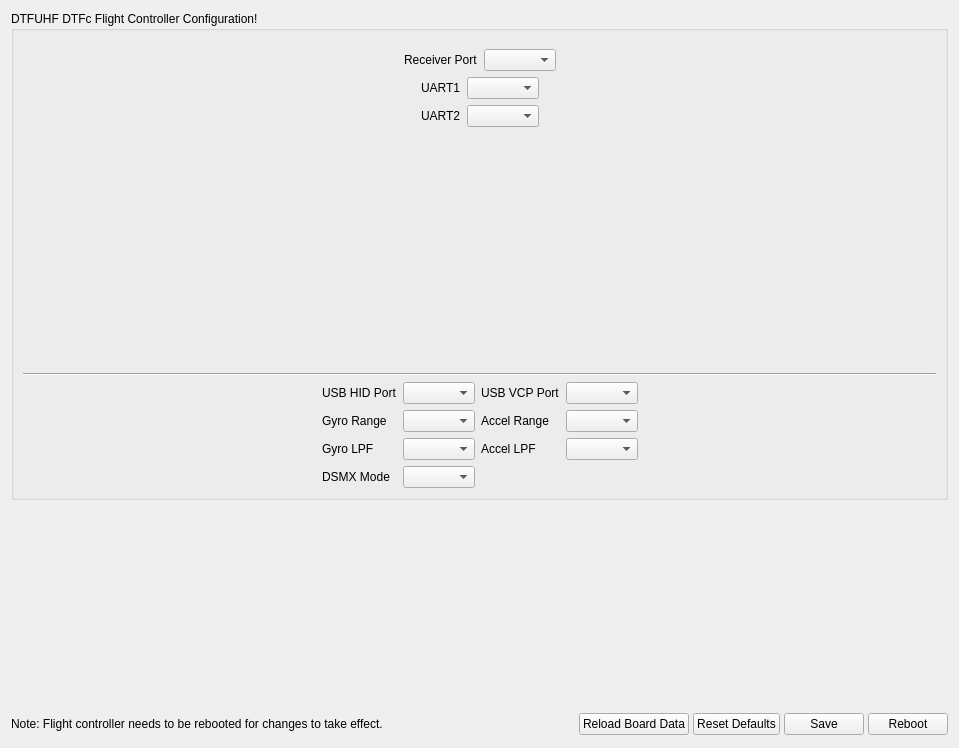
<?xml version="1.0" encoding="UTF-8"?>
<ui version="4.0">
 <class>DtfcConfiguration</class>
 <widget class="QWidget" name="DtfcConfiguration">
  <property name="geometry">
   <rect>
    <x>0</x>
    <y>0</y>
    <width>959</width>
    <height>748</height>
   </rect>
  </property>
  <property name="sizePolicy">
   <sizepolicy hsizetype="Expanding" vsizetype="Expanding">
    <horstretch>0</horstretch>
    <verstretch>0</verstretch>
   </sizepolicy>
  </property>
  <property name="windowTitle">
   <string>Form</string>
  </property>
  <layout class="QVBoxLayout" name="verticalLayout_2">
   <item>
    <widget class="QGroupBox" name="groupBox_2">
     <property name="title">
      <string>DTFUHF DTFc Flight Controller Configuration!</string>
     </property>
     <layout class="QVBoxLayout" name="verticalLayout">
      <item>
       <layout class="QHBoxLayout" name="horizontalLayout_3">
        <item>
         <spacer name="horizontalSpacer_5">
          <property name="orientation">
           <enum>Qt::Horizontal</enum>
          </property>
          <property name="sizeHint" stdset="0">
           <size>
            <width>40</width>
            <height>20</height>
           </size>
          </property>
         </spacer>
        </item>
        <item>
         <widget class="QFrame" name="frame">
          <property name="sizePolicy">
           <sizepolicy hsizetype="Fixed" vsizetype="Fixed">
            <horstretch>0</horstretch>
            <verstretch>0</verstretch>
           </sizepolicy>
          </property>
          <property name="minimumSize">
           <size>
            <width>770</width>
            <height>0</height>
           </size>
          </property>
          <property name="frameShape">
           <enum>QFrame::NoFrame</enum>
          </property>
          <property name="frameShadow">
           <enum>QFrame::Plain</enum>
          </property>
          <property name="lineWidth">
           <number>0</number>
          </property>
          <layout class="QHBoxLayout" name="horizontalLayout_7">
           <item>
            <layout class="QHBoxLayout" name="horizontalLayout">
             <property name="sizeConstraint">
              <enum>QLayout::SetFixedSize</enum>
             </property>
             <item>
              <layout class="QVBoxLayout" name="verticalLayout_3">
               <item>
                <layout class="QHBoxLayout" name="horizontalLayout_4">
                 <item>
                  <spacer name="horizontalSpacer_7">
                   <property name="orientation">
                    <enum>Qt::Horizontal</enum>
                   </property>
                   <property name="sizeHint" stdset="0">
                    <size>
                     <width>20</width>
                     <height>20</height>
                    </size>
                   </property>
                  </spacer>
                 </item>
                 <item>
                  <widget class="QLabel" name="lblRcvrPort">
                   <property name="text">
                    <string>Receiver Port</string>
                   </property>
                  </widget>
                 </item>
                 <item>
                  <widget class="QComboBox" name="cmbRcvrPort">
                   <property name="objrelation" stdset="0">
                    <stringlist notr="true">
                     <string>objname:HwDtfc</string>
                     <string>fieldname:RcvrPort</string>
                     <string>buttongroup:1</string>
                    </stringlist>
                   </property>
                  </widget>
                 </item>
                 <item>
                  <spacer name="horizontalSpacer_2">
                   <property name="orientation">
                    <enum>Qt::Horizontal</enum>
                   </property>
                   <property name="sizeHint" stdset="0">
                    <size>
                     <width>40</width>
                     <height>20</height>
                    </size>
                   </property>
                  </spacer>
                 </item>
                </layout>
               </item>
               <item>
                <layout class="QHBoxLayout" name="horizontalLayout_5">
                 <item>
                  <spacer name="horizontalSpacer_12">
                   <property name="orientation">
                    <enum>Qt::Horizontal</enum>
                   </property>
                   <property name="sizeHint" stdset="0">
                    <size>
                     <width>40</width>
                     <height>20</height>
                    </size>
                   </property>
                  </spacer>
                 </item>
                 <item>
                  <widget class="QLabel" name="lblUART1">
                   <property name="text">
                    <string>UART1</string>
                   </property>
                  </widget>
                 </item>
                 <item>
                  <widget class="QComboBox" name="cmbUART2">
                   <property name="objrelation" stdset="0">
                    <stringlist notr="true">
                     <string>objname:HwDtfc</string>
                     <string>fieldname:Uart1</string>
                     <string>buttongroup:1</string>
                    </stringlist>
                   </property>
                  </widget>
                 </item>
                 <item>
                  <spacer name="horizontalSpacer">
                   <property name="orientation">
                    <enum>Qt::Horizontal</enum>
                   </property>
                   <property name="sizeHint" stdset="0">
                    <size>
                     <width>40</width>
                     <height>20</height>
                    </size>
                   </property>
                  </spacer>
                 </item>
                </layout>
               </item>
               <item>
                <layout class="QHBoxLayout" name="horizontalLayout_9">
                 <item>
                  <spacer name="horizontalSpacer_14">
                   <property name="orientation">
                    <enum>Qt::Horizontal</enum>
                   </property>
                   <property name="sizeHint" stdset="0">
                    <size>
                     <width>40</width>
                     <height>20</height>
                    </size>
                   </property>
                  </spacer>
                 </item>
                 <item>
                  <widget class="QLabel" name="lblUART2">
                   <property name="text">
                    <string>UART2</string>
                   </property>
                  </widget>
                 </item>
                 <item>
                  <widget class="QComboBox" name="cmbUART3">
                   <property name="objrelation" stdset="0">
                    <stringlist notr="true">
                     <string>objname:HwDtfc</string>
                     <string>fieldname:Uart2</string>
                     <string>buttongroup:1</string>
                    </stringlist>
                   </property>
                  </widget>
                 </item>
                 <item>
                  <spacer name="horizontalSpacer_13">
                   <property name="orientation">
                    <enum>Qt::Horizontal</enum>
                   </property>
                   <property name="sizeHint" stdset="0">
                    <size>
                     <width>40</width>
                     <height>20</height>
                    </size>
                   </property>
                  </spacer>
                 </item>
                </layout>
               </item>
               <item>
                <layout class="QHBoxLayout" name="horizontalLayout_10">
                 <item>
                  <spacer name="horizontalSpacer_10">
                   <property name="orientation">
                    <enum>Qt::Horizontal</enum>
                   </property>
                   <property name="sizeHint" stdset="0">
                    <size>
                     <width>40</width>
                     <height>20</height>
                    </size>
                   </property>
                  </spacer>
                 </item>
                 <item>
                  <widget class="QLabel" name="imgLabel">
                   <property name="sizePolicy">
                    <sizepolicy hsizetype="Fixed" vsizetype="Fixed">
                     <horstretch>0</horstretch>
                     <verstretch>0</verstretch>
                    </sizepolicy>
                   </property>
                   <property name="minimumSize">
                    <size>
                     <width>300</width>
                     <height>225</height>
                    </size>
                   </property>
                   <property name="maximumSize">
                    <size>
                     <width>300</width>
                     <height>225</height>
                    </size>
                   </property>
                   <property name="text">
                    <string/>
                   </property>
                   <property name="pixmap">
                    <pixmap resource="dtfuhf.qrc">:/dtf/images/dtfc.png</pixmap>
                   </property>
                   <property name="scaledContents">
                    <bool>true</bool>
                   </property>
                   <property name="alignment">
                    <set>Qt::AlignCenter</set>
                   </property>
                  </widget>
                 </item>
                 <item>
                  <spacer name="horizontalSpacer_11">
                   <property name="orientation">
                    <enum>Qt::Horizontal</enum>
                   </property>
                   <property name="sizeHint" stdset="0">
                    <size>
                     <width>40</width>
                     <height>20</height>
                    </size>
                   </property>
                  </spacer>
                 </item>
                </layout>
               </item>
              </layout>
             </item>
            </layout>
           </item>
          </layout>
         </widget>
        </item>
        <item>
         <spacer name="horizontalSpacer_3">
          <property name="orientation">
           <enum>Qt::Horizontal</enum>
          </property>
          <property name="sizeHint" stdset="0">
           <size>
            <width>40</width>
            <height>20</height>
           </size>
          </property>
         </spacer>
        </item>
       </layout>
      </item>
      <item>
       <widget class="Line" name="line">
        <property name="orientation">
         <enum>Qt::Horizontal</enum>
        </property>
       </widget>
      </item>
      <item>
       <layout class="QHBoxLayout" name="horizontalLayout_6">
        <item>
         <spacer name="horizontalSpacer_6">
          <property name="orientation">
           <enum>Qt::Horizontal</enum>
          </property>
          <property name="sizeHint" stdset="0">
           <size>
            <width>40</width>
            <height>20</height>
           </size>
          </property>
         </spacer>
        </item>
        <item>
         <layout class="QGridLayout" name="gridLayout_2" columnstretch="0,0,0,0">
          <item row="1" column="0">
           <widget class="QLabel" name="label_6">
            <property name="text">
             <string>USB HID Port</string>
            </property>
           </widget>
          </item>
          <item row="6" column="3">
           <widget class="QComboBox" name="cmbAccelLpf">
            <property name="toolTip">
             <string>&lt;html&gt;&lt;head/&gt;&lt;body&gt;&lt;p&gt;Low-pass filter (LPF) cutoff frequency for the accelerometer signals. Generally, the cutoff frequency should be as high as possible. Lowering the cutoff helps reducing noise caused by motor vibrations, but it can possibly decrease the responsiveness of the UAV. &lt;/p&gt;&lt;/body&gt;&lt;/html&gt;</string>
            </property>
            <property name="objrelation" stdset="0">
             <stringlist notr="true">
              <string>objname:HwDtfc</string>
              <string>fieldname:ICM20608G_AccelLPF</string>
              <string>buttongroup:1</string>
             </stringlist>
            </property>
           </widget>
          </item>
          <item row="6" column="0">
           <widget class="QLabel" name="label_15">
            <property name="text">
             <string>Gyro LPF</string>
            </property>
           </widget>
          </item>
          <item row="3" column="3">
           <widget class="QComboBox" name="cmbAccelRange">
            <property name="objrelation" stdset="0">
             <stringlist notr="true">
              <string>objname:HwDtfc</string>
              <string>fieldname:AccelRange</string>
              <string>buttongroup:1</string>
             </stringlist>
            </property>
           </widget>
          </item>
          <item row="1" column="2">
           <widget class="QLabel" name="label_7">
            <property name="text">
             <string>USB VCP Port</string>
            </property>
           </widget>
          </item>
          <item row="3" column="0">
           <widget class="QLabel" name="label_10">
            <property name="text">
             <string>Gyro Range</string>
            </property>
           </widget>
          </item>
          <item row="7" column="0">
           <widget class="QLabel" name="label_12">
            <property name="text">
             <string>DSMX Mode</string>
            </property>
           </widget>
          </item>
          <item row="6" column="1">
           <widget class="QComboBox" name="cmbGyroLpf">
            <property name="toolTip">
             <string>&lt;html&gt;&lt;head/&gt;&lt;body&gt;&lt;p&gt;Low-pass filter (LPF) cutoff frequency for gyro signals. Generally, the cutoff frequency should be as high as possible. Lowering the cutoff helps reducing noise caused by motor vibrations, but it can possibly decrease the responsiveness of the UAV. &lt;/p&gt;&lt;/body&gt;&lt;/html&gt;</string>
            </property>
            <property name="objrelation" stdset="0">
             <stringlist notr="true">
              <string>objname:HwDtfc</string>
              <string>fieldname:ICM20608G_GyroLPF</string>
              <string>buttongroup:1</string>
             </stringlist>
            </property>
           </widget>
          </item>
          <item row="1" column="1">
           <widget class="QComboBox" name="cmbUsbHidPort">
            <property name="objrelation" stdset="0">
             <stringlist notr="true">
              <string>objname:HwDtfc</string>
              <string>fieldname:USB_HIDPort</string>
              <string>buttongroup:1</string>
             </stringlist>
            </property>
           </widget>
          </item>
          <item row="7" column="1">
           <widget class="QComboBox" name="cmbDsmxMode">
            <property name="objrelation" stdset="0">
             <stringlist notr="true">
              <string>objname:HwDtfc</string>
              <string>fieldname:DSMxMode</string>
              <string>buttongroup:1</string>
             </stringlist>
            </property>
           </widget>
          </item>
          <item row="3" column="1">
           <widget class="QComboBox" name="cmbGyroRange">
            <property name="objrelation" stdset="0">
             <stringlist notr="true">
              <string>objname:HwDtfc</string>
              <string>fieldname:GyroRange</string>
              <string>buttongroup:1</string>
             </stringlist>
            </property>
           </widget>
          </item>
          <item row="1" column="3">
           <widget class="QComboBox" name="cmbUsbVcpPort">
            <property name="objrelation" stdset="0">
             <stringlist notr="true">
              <string>objname:HwDtfc</string>
              <string>fieldname:USB_VCPPort</string>
              <string>buttongroup:1</string>
             </stringlist>
            </property>
           </widget>
          </item>
          <item row="3" column="2">
           <widget class="QLabel" name="label_11">
            <property name="text">
             <string>Accel Range</string>
            </property>
           </widget>
          </item>
          <item row="6" column="2">
           <widget class="QLabel" name="label_16">
            <property name="text">
             <string>Accel LPF</string>
            </property>
           </widget>
          </item>
         </layout>
        </item>
        <item>
         <spacer name="horizontalSpacer_4">
          <property name="orientation">
           <enum>Qt::Horizontal</enum>
          </property>
          <property name="sizeHint" stdset="0">
           <size>
            <width>40</width>
            <height>20</height>
           </size>
          </property>
         </spacer>
        </item>
       </layout>
      </item>
     </layout>
    </widget>
   </item>
   <item>
    <spacer name="verticalSpacer_3">
     <property name="orientation">
      <enum>Qt::Vertical</enum>
     </property>
     <property name="sizeType">
      <enum>QSizePolicy::Fixed</enum>
     </property>
     <property name="sizeHint" stdset="0">
      <size>
       <width>20</width>
       <height>20</height>
      </size>
     </property>
    </spacer>
   </item>
   <item>
    <spacer name="verticalSpacer_4">
     <property name="orientation">
      <enum>Qt::Vertical</enum>
     </property>
     <property name="sizeHint" stdset="0">
      <size>
       <width>20</width>
       <height>40</height>
      </size>
     </property>
    </spacer>
   </item>
   <item>
    <layout class="QHBoxLayout" name="horizontalLayout_11">
     <property name="spacing">
      <number>1</number>
     </property>
     <item>
      <spacer name="horizontalSpacer_15">
       <property name="orientation">
        <enum>Qt::Horizontal</enum>
       </property>
       <property name="sizeHint" stdset="0">
        <size>
         <width>40</width>
         <height>20</height>
        </size>
       </property>
      </spacer>
     </item>
     <item>
      <widget class="QLabel" name="imgpeek">
       <property name="sizePolicy">
        <sizepolicy hsizetype="Fixed" vsizetype="Fixed">
         <horstretch>0</horstretch>
         <verstretch>0</verstretch>
        </sizepolicy>
       </property>
       <property name="minimumSize">
        <size>
         <width>183</width>
         <height>95</height>
        </size>
       </property>
       <property name="maximumSize">
        <size>
         <width>183</width>
         <height>95</height>
        </size>
       </property>
       <property name="text">
        <string/>
       </property>
       <property name="pixmap">
        <pixmap resource="dtfuhf.qrc">:/dtf/images/peek.png</pixmap>
       </property>
       <property name="scaledContents">
        <bool>true</bool>
       </property>
       <property name="alignment">
        <set>Qt::AlignRight</set>
       </property>
      </widget>
     </item>
    </layout>
   </item>
   <item>
    <layout class="QHBoxLayout" name="horizontalLayout_2">
     <property name="spacing">
      <number>4</number>
     </property>
     <item>
      <widget class="QLabel" name="label_13">
       <property name="sizePolicy">
        <sizepolicy hsizetype="Expanding" vsizetype="Preferred">
         <horstretch>0</horstretch>
         <verstretch>0</verstretch>
        </sizepolicy>
       </property>
       <property name="text">
        <string>&lt;html&gt;&lt;head/&gt;&lt;body&gt;&lt;p&gt;Note: Flight controller needs to be rebooted for changes to take effect.&lt;/p&gt;&lt;/body&gt;&lt;/html&gt;</string>
       </property>
       <property name="wordWrap">
        <bool>true</bool>
       </property>
      </widget>
     </item>
     <item>
      <widget class="QPushButton" name="help">
       <property name="sizePolicy">
        <sizepolicy hsizetype="Fixed" vsizetype="Fixed">
         <horstretch>0</horstretch>
         <verstretch>0</verstretch>
        </sizepolicy>
       </property>
       <property name="minimumSize">
        <size>
         <width>25</width>
         <height>25</height>
        </size>
       </property>
       <property name="maximumSize">
        <size>
         <width>25</width>
         <height>25</height>
        </size>
       </property>
       <property name="toolTip">
        <string>Takes you to the wiki page</string>
       </property>
       <property name="text">
        <string/>
       </property>
       <property name="icon">
        <iconset resource="../coreplugin/core.qrc">
         <normaloff>:/core/images/helpicon.svg</normaloff>:/core/images/helpicon.svg</iconset>
       </property>
       <property name="iconSize">
        <size>
         <width>25</width>
         <height>25</height>
        </size>
       </property>
       <property name="flat">
        <bool>true</bool>
       </property>
       <property name="objrelation" stdset="0">
        <stringlist notr="true">
         <string>button:help</string>
         <string>url:http://www.dtfuhf.com/</string>
        </stringlist>
       </property>
      </widget>
     </item>
     <item>
      <widget class="QPushButton" name="reloadSettings">
       <property name="minimumSize">
        <size>
         <width>0</width>
         <height>0</height>
        </size>
       </property>
       <property name="maximumSize">
        <size>
         <width>16777215</width>
         <height>16777215</height>
        </size>
       </property>
       <property name="toolTip">
        <string>&lt;html&gt;&lt;head/&gt;&lt;body&gt;&lt;p&gt;Reload previously saved settings from board.&lt;/p&gt;&lt;/body&gt;&lt;/html&gt;</string>
       </property>
       <property name="text">
        <string>Reload Board Data</string>
       </property>
       <property name="objrelation" stdset="0">
        <stringlist notr="true">
         <string>button:reload</string>
         <string>buttongroup:1</string>
        </stringlist>
       </property>
      </widget>
     </item>
     <item>
      <widget class="QPushButton" name="defaultSettings">
       <property name="toolTip">
        <string>&lt;html&gt;&lt;head/&gt;&lt;body&gt;&lt;p&gt;Reset all settings to defaults.&lt;/p&gt;&lt;/body&gt;&lt;/html&gt;</string>
       </property>
       <property name="text">
        <string>Reset Defaults</string>
       </property>
       <property name="objrelation" stdset="0">
        <stringlist notr="true">
         <string>button:default</string>
         <string>buttongroup:1</string>
        </stringlist>
       </property>
      </widget>
     </item>
     <item>
      <widget class="QPushButton" name="saveSettings">
       <property name="minimumSize">
        <size>
         <width>0</width>
         <height>0</height>
        </size>
       </property>
       <property name="maximumSize">
        <size>
         <width>16777215</width>
         <height>16777215</height>
        </size>
       </property>
       <property name="toolTip">
        <string>&lt;html&gt;&lt;head/&gt;&lt;body&gt;&lt;p&gt;Applies and saves all settings to persistent storage.&lt;/p&gt;&lt;/body&gt;&lt;/html&gt;</string>
       </property>
       <property name="text">
        <string>Save</string>
       </property>
       <property name="objrelation" stdset="0">
        <stringlist notr="true">
         <string>button:save</string>
         <string>buttongroup:1</string>
        </stringlist>
       </property>
      </widget>
     </item>
     <item>
      <widget class="QPushButton" name="rebootBoard">
       <property name="text">
        <string>Reboot</string>
       </property>
       <property name="objrelation" stdset="0">
        <stringlist notr="true">
         <string>button:reboot</string>
        </stringlist>
       </property>
      </widget>
     </item>
    </layout>
   </item>
  </layout>
 </widget>
 <tabstops>
  <tabstop>cmbRcvrPort</tabstop>
  <tabstop>cmbUsbHidPort</tabstop>
  <tabstop>cmbUsbVcpPort</tabstop>
  <tabstop>cmbGyroRange</tabstop>
  <tabstop>cmbAccelRange</tabstop>
  <tabstop>cmbGyroLpf</tabstop>
  <tabstop>cmbAccelLpf</tabstop>
  <tabstop>cmbDsmxMode</tabstop>
  <tabstop>help</tabstop>
  <tabstop>reloadSettings</tabstop>
  <tabstop>defaultSettings</tabstop>
  <tabstop>saveSettings</tabstop>
  <tabstop>rebootBoard</tabstop>
 </tabstops>
 <resources>
  <include location="dtfuhf.qrc"/>
  <include location="../coreplugin/core.qrc"/>
 </resources>
 <connections/>
</ui>
